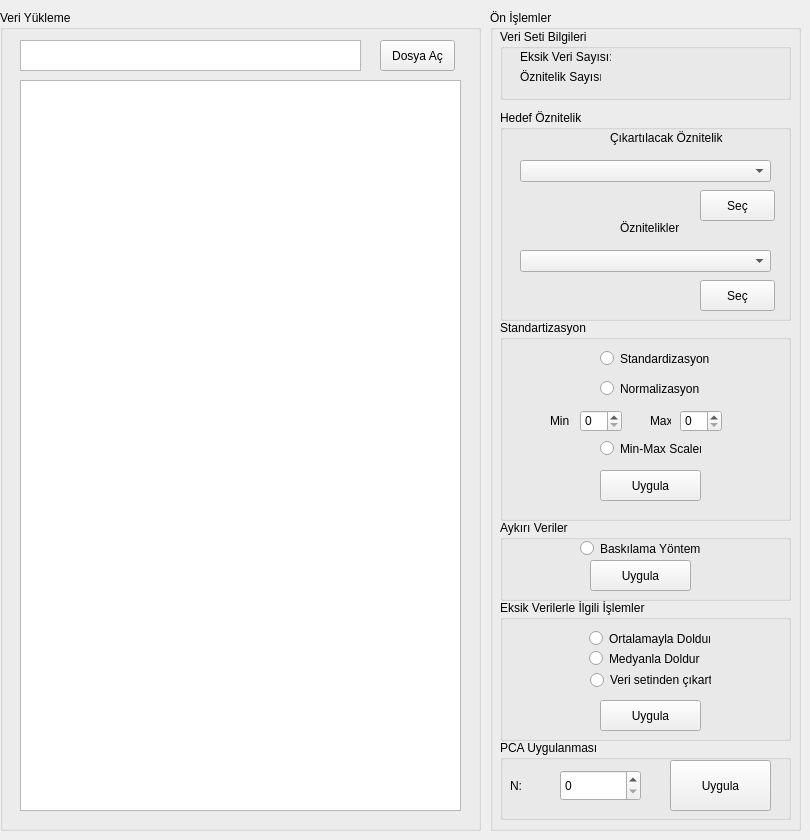
    <widget class="QWidget" name="DataPreprocessing">
     <attribute name="title">
      <string>Veri Önişleme</string>
     </attribute>
     <widget class="QGroupBox" name="groupBoxDataLoading">
      <property name="geometry">
       <rect>
        <x>0</x>
        <y>10</y>
        <width>481</width>
        <height>821</height>
       </rect>
      </property>
      <property name="title">
       <string>Veri Yükleme</string>
      </property>
      <widget class="QPlainTextEdit" name="textboxDataPath">
       <property name="geometry">
        <rect>
         <x>20</x>
         <y>30</y>
         <width>341</width>
         <height>31</height>
        </rect>
       </property>
      </widget>
      <widget class="QPushButton" name="pushButtonSelectDataPath">
       <property name="geometry">
        <rect>
         <x>380</x>
         <y>30</y>
         <width>75</width>
         <height>31</height>
        </rect>
       </property>
       <property name="text">
        <string>Dosya Aç</string>
       </property>
      </widget>
      <widget class="QTableWidget" name="tableViewDatas">
       <property name="geometry">
        <rect>
         <x>20</x>
         <y>70</y>
         <width>441</width>
         <height>731</height>
        </rect>
       </property>
      </widget>
     </widget>
     <widget class="QGroupBox" name="groupBoxPreprocessing">
      <property name="geometry">
       <rect>
        <x>490</x>
        <y>10</y>
        <width>311</width>
        <height>821</height>
       </rect>
      </property>
      <property name="title">
       <string>Ön İşlemler</string>
      </property>
      <widget class="QGroupBox" name="groupBoxTargetFeatures">
       <property name="geometry">
        <rect>
         <x>10</x>
         <y>100</y>
         <width>291</width>
         <height>211</height>
        </rect>
       </property>
       <property name="title">
        <string>Hedef Öznitelik</string>
       </property>
       <widget class="QComboBox" name="comboBoxTargetFeatures">
        <property name="geometry">
         <rect>
          <x>20</x>
          <y>140</y>
          <width>251</width>
          <height>22</height>
         </rect>
        </property>
       </widget>
       <widget class="QLabel" name="label">
        <property name="geometry">
         <rect>
          <x>120</x>
          <y>110</y>
          <width>61</width>
          <height>16</height>
         </rect>
        </property>
        <property name="text">
         <string>Öznitelikler</string>
        </property>
       </widget>
       <widget class="QPushButton" name="pushButtonTargetFeature">
        <property name="geometry">
         <rect>
          <x>200</x>
          <y>170</y>
          <width>75</width>
          <height>31</height>
         </rect>
        </property>
        <property name="text">
         <string>Seç</string>
        </property>
       </widget>
       <widget class="QComboBox" name="comboBoxFeatures">
        <property name="geometry">
         <rect>
          <x>20</x>
          <y>50</y>
          <width>251</width>
          <height>22</height>
         </rect>
        </property>
       </widget>
       <widget class="QPushButton" name="pushButtonDeleteFeatures">
        <property name="geometry">
         <rect>
          <x>200</x>
          <y>80</y>
          <width>75</width>
          <height>31</height>
         </rect>
        </property>
        <property name="text">
         <string>Seç</string>
        </property>
       </widget>
       <widget class="QLabel" name="label_23">
        <property name="geometry">
         <rect>
          <x>110</x>
          <y>20</y>
          <width>121</width>
          <height>16</height>
         </rect>
        </property>
        <property name="text">
         <string>Çıkartılacak Öznitelik</string>
        </property>
       </widget>
      </widget>
      <widget class="QGroupBox" name="groupBoxStandardization">
       <property name="geometry">
        <rect>
         <x>10</x>
         <y>310</y>
         <width>291</width>
         <height>201</height>
        </rect>
       </property>
       <property name="title">
        <string>Standartizasyon</string>
       </property>
       <widget class="QRadioButton" name="radioButtonStandardization">
        <property name="geometry">
         <rect>
          <x>100</x>
          <y>30</y>
          <width>111</width>
          <height>17</height>
         </rect>
        </property>
        <property name="text">
         <string>Standardizasyon</string>
        </property>
       </widget>
       <widget class="QRadioButton" name="radioButtonNormasilation">
        <property name="geometry">
         <rect>
          <x>100</x>
          <y>60</y>
          <width>101</width>
          <height>17</height>
         </rect>
        </property>
        <property name="text">
         <string>Normalizasyon</string>
        </property>
       </widget>
       <widget class="QRadioButton" name="radioButtonMinMaxScaler">
        <property name="geometry">
         <rect>
          <x>100</x>
          <y>120</y>
          <width>101</width>
          <height>17</height>
         </rect>
        </property>
        <property name="text">
         <string>Min-Max Scaler</string>
        </property>
       </widget>
       <widget class="QPushButton" name="pushButtonApplyStandardization">
        <property name="geometry">
         <rect>
          <x>100</x>
          <y>150</y>
          <width>101</width>
          <height>31</height>
         </rect>
        </property>
        <property name="text">
         <string>Uygula</string>
        </property>
       </widget>
       <widget class="QSpinBox" name="spinBoxMaxScale">
        <property name="geometry">
         <rect>
          <x>80</x>
          <y>90</y>
          <width>42</width>
          <height>22</height>
         </rect>
        </property>
       </widget>
       <widget class="QSpinBox" name="spinBoxMinScale">
        <property name="geometry">
         <rect>
          <x>180</x>
          <y>90</y>
          <width>42</width>
          <height>22</height>
         </rect>
        </property>
       </widget>
       <widget class="QLabel" name="label_17">
        <property name="geometry">
         <rect>
          <x>50</x>
          <y>90</y>
          <width>21</width>
          <height>21</height>
         </rect>
        </property>
        <property name="text">
         <string>Min</string>
        </property>
       </widget>
       <widget class="QLabel" name="label_18">
        <property name="geometry">
         <rect>
          <x>150</x>
          <y>90</y>
          <width>21</width>
          <height>21</height>
         </rect>
        </property>
        <property name="text">
         <string>Max</string>
        </property>
       </widget>
      </widget>
      <widget class="QGroupBox" name="groupBoxOutlierDatas">
       <property name="geometry">
        <rect>
         <x>10</x>
         <y>510</y>
         <width>291</width>
         <height>81</height>
        </rect>
       </property>
       <property name="title">
        <string>Aykırı Veriler</string>
       </property>
       <widget class="QRadioButton" name="radioButtonSuppressionMethod">
        <property name="geometry">
         <rect>
          <x>80</x>
          <y>20</y>
          <width>121</width>
          <height>17</height>
         </rect>
        </property>
        <property name="text">
         <string>Baskılama Yöntemi</string>
        </property>
       </widget>
       <widget class="QPushButton" name="pushButtonApplyOutlierData">
        <property name="geometry">
         <rect>
          <x>90</x>
          <y>40</y>
          <width>101</width>
          <height>31</height>
         </rect>
        </property>
        <property name="text">
         <string>Uygula</string>
        </property>
       </widget>
      </widget>
      <widget class="QGroupBox" name="groupBoxMissingValues">
       <property name="geometry">
        <rect>
         <x>10</x>
         <y>590</y>
         <width>291</width>
         <height>141</height>
        </rect>
       </property>
       <property name="title">
        <string>Eksik Verilerle İlgili İşlemler</string>
       </property>
       <widget class="QRadioButton" name="radioButtonMeanImport">
        <property name="geometry">
         <rect>
          <x>89</x>
          <y>30</y>
          <width>121</width>
          <height>17</height>
         </rect>
        </property>
        <property name="text">
         <string>Ortalamayla Doldur</string>
        </property>
       </widget>
       <widget class="QRadioButton" name="radioButtonMedianImport">
        <property name="geometry">
         <rect>
          <x>89</x>
          <y>50</y>
          <width>111</width>
          <height>17</height>
         </rect>
        </property>
        <property name="text">
         <string>Medyanla Doldur</string>
        </property>
       </widget>
       <widget class="QRadioButton" name="radioButtonDeleteMissingValues">
        <property name="geometry">
         <rect>
          <x>90</x>
          <y>70</y>
          <width>121</width>
          <height>20</height>
         </rect>
        </property>
        <property name="text">
         <string>Veri setinden çıkart</string>
        </property>
       </widget>
       <widget class="QPushButton" name="pushButtonMissingValue">
        <property name="geometry">
         <rect>
          <x>100</x>
          <y>100</y>
          <width>101</width>
          <height>31</height>
         </rect>
        </property>
        <property name="text">
         <string>Uygula</string>
        </property>
       </widget>
      </widget>
      <widget class="QGroupBox" name="groupBoxDataSetInformation">
       <property name="geometry">
        <rect>
         <x>10</x>
         <y>19</y>
         <width>291</width>
         <height>71</height>
        </rect>
       </property>
       <property name="title">
        <string>Veri Seti Bilgileri</string>
       </property>
       <widget class="QLabel" name="label_2">
        <property name="geometry">
         <rect>
          <x>20</x>
          <y>20</y>
          <width>91</width>
          <height>16</height>
         </rect>
        </property>
        <property name="text">
         <string>Eksik Veri Sayısı: </string>
        </property>
       </widget>
       <widget class="QLabel" name="label_3">
        <property name="geometry">
         <rect>
          <x>20</x>
          <y>40</y>
          <width>81</width>
          <height>16</height>
         </rect>
        </property>
        <property name="text">
         <string>Öznitelik Sayısı:</string>
        </property>
       </widget>
       <widget class="QLabel" name="labelMissingValueCount">
        <property name="geometry">
         <rect>
          <x>110</x>
          <y>20</y>
          <width>161</width>
          <height>16</height>
         </rect>
        </property>
        <property name="text">
         <string/>
        </property>
       </widget>
       <widget class="QLabel" name="labelFeaturesValue">
        <property name="geometry">
         <rect>
          <x>110</x>
          <y>40</y>
          <width>171</width>
          <height>16</height>
         </rect>
        </property>
        <property name="text">
         <string/>
        </property>
       </widget>
      </widget>
      <widget class="QGroupBox" name="groupBoxPCA">
       <property name="geometry">
        <rect>
         <x>10</x>
         <y>730</y>
         <width>291</width>
         <height>80</height>
        </rect>
       </property>
       <property name="title">
        <string>PCA Uygulanması</string>
       </property>
       <widget class="QPushButton" name="pushButtonPCA">
        <property name="geometry">
         <rect>
          <x>170</x>
          <y>20</y>
          <width>101</width>
          <height>51</height>
         </rect>
        </property>
        <property name="text">
         <string>Uygula</string>
        </property>
       </widget>
       <widget class="QSpinBox" name="spinBoxPCAN">
        <property name="geometry">
         <rect>
          <x>60</x>
          <y>30</y>
          <width>81</width>
          <height>31</height>
         </rect>
        </property>
       </widget>
       <widget class="QLabel" name="label_27">
        <property name="geometry">
         <rect>
          <x>10</x>
          <y>35</y>
          <width>41</width>
          <height>21</height>
         </rect>
        </property>
        <property name="text">
         <string>N:</string>
        </property>
       </widget>
      </widget>
     </widget>
    </widget>
